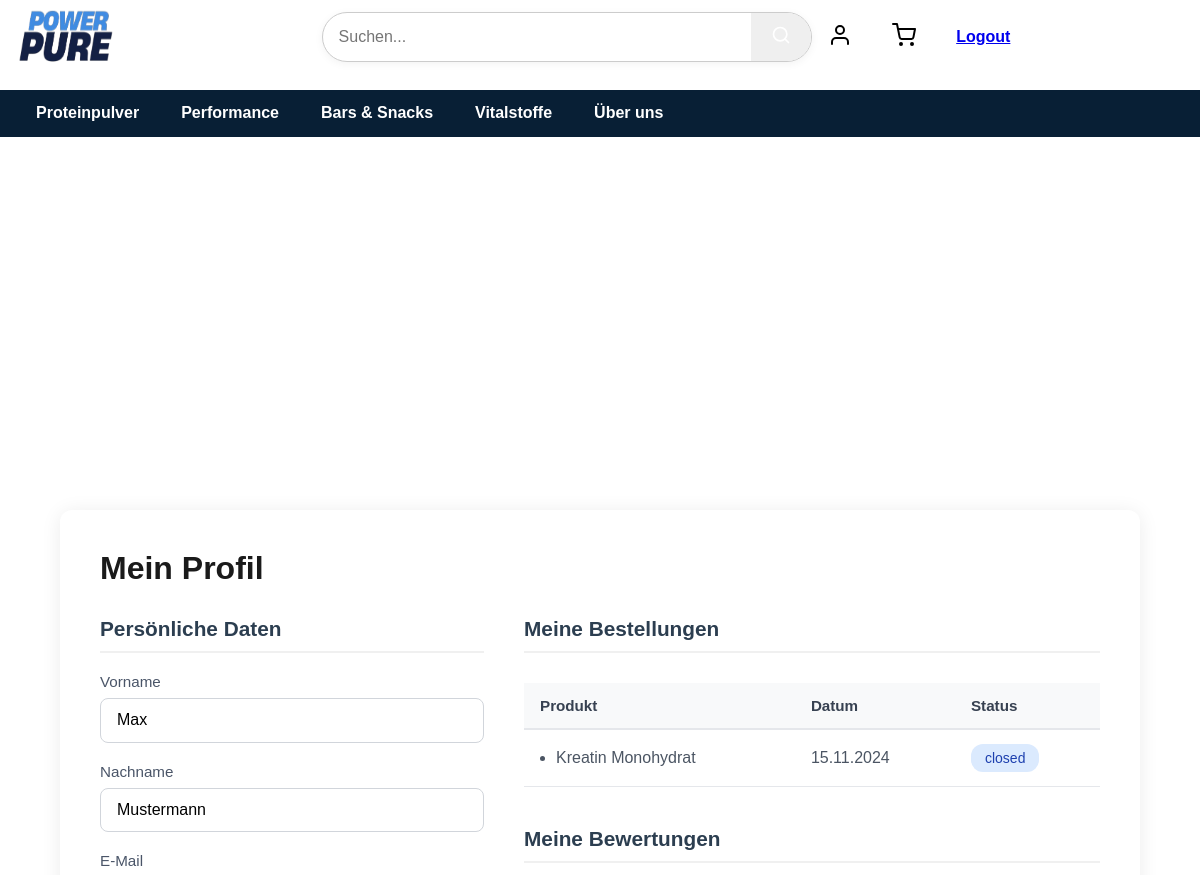
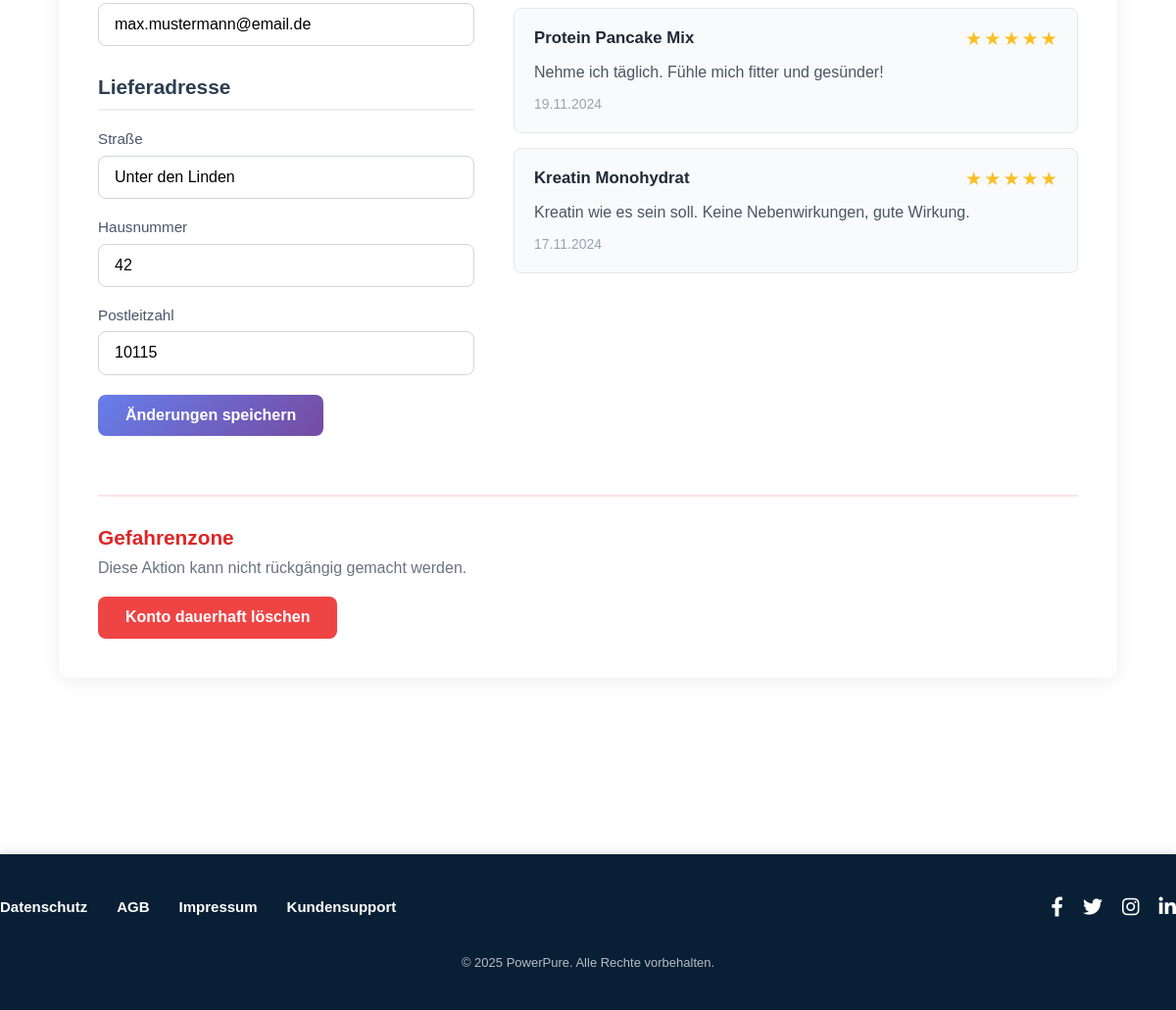
/user/profile (signed in), run on the app's committed database (2 pictures, top to bottom).
### tables this page shows
CREATE TABLE `Users` (
                         `user_id` int(11) NOT NULL,
                         `first_name` varchar(50) NOT NULL,
                         `last_name` varchar(50) NOT NULL,
                         `email` varchar(100) NOT NULL,
                         `address_id` int(11) NOT NULL,
                         `password_hash` varchar(255) NOT NULL
);

CREATE TABLE `Addresses` (
                             `address_id` int(11) NOT NULL,
                             `zip_code` varchar(10) NOT NULL,
                             `house_number` varchar(10) NOT NULL,
                             `street` varchar(100) NOT NULL
);

CREATE TABLE `OrderItems` (
                              `order_id` int(11) NOT NULL,
                              `product_id` int(11) NOT NULL,
                              `product_amount` int(11) NOT NULL,
                              `order_total` decimal(10,2) NOT NULL
);

CREATE TABLE `Products` (
                            `product_id` int(11) NOT NULL,
                            `product_name` varchar(200) NOT NULL,
                            `price` decimal(10,2) NOT NULL,
                            `category_id` int(11) NOT NULL,
                            `inventory` int(11) NOT NULL DEFAULT 0,
                            `units_sold` int(11) NOT NULL DEFAULT 0,
                            `flavour` varchar(50) DEFAULT NULL,
                            `size` varchar(50) DEFAULT NULL,
                            `description_short` varchar(500) DEFAULT NULL,
                            `description_long` text DEFAULT NULL,
                            `asset_path` varchar(255) DEFAULT NULL
);

CREATE TABLE `Orders` (
                          `order_id` int(11) NOT NULL,
                          `order_address_id` int(11) NOT NULL,
                          `first_name` varchar(50) DEFAULT NULL,
                          `last_name` varchar(50) DEFAULT NULL,
                          `guest_email` varchar(100) DEFAULT NULL,
                          `user_id` int(11) DEFAULT NULL,
                          `date` datetime NOT NULL DEFAULT current_timestamp(),
                          `state` varchar(20) NOT NULL DEFAULT 'pending' CHECK (`state` in ('pending','paid','shipped','closed','canceled'))
);

CREATE TABLE `Ratings` (
                           `rating_id` int(11) NOT NULL,
                           `product_id` int(11) NOT NULL,
                           `user_id` int(11) NOT NULL,
                           `rating_score` int(11) NOT NULL,
                           `comment` text DEFAULT NULL,
                           `date` datetime NOT NULL DEFAULT current_timestamp()
);

### src/views/UserView.php (the view, shortened to what the rows shown need)
<?php
require_once 'src/views/mainView.php';
class UserView extends mainView {
        ?>
    <?php
    public static function profile($data = [])
    {
        $user = $data['userData'] ?? [];
        $orders = $data['orders'] ?? [];
        $ratings = $data['ratings'] ?? [];
        ?>
        <main>
            <div class="profile-wrapper">
                <div class="profile-container">
                    <h2 class="profile-title">Mein Profil</h2>
                    <div class="profile-grid">
                        <div class="profile-section">
                            <form class="profile-form" method="post" action="<?= BASE_URL ?>/user/updateUser">
                                <h3 class="section-title">Persönliche Daten</h3>
                                <div class="form-group">
                                    <label for="first_name">Vorname</label>
                                    <input type="text" id="first_name" name="first_name"
                                           placeholder="Vorname"
                                           value="<?= htmlspecialchars($user['first_name'] ?? '') ?>"
                                           required />
                                </div>
                                <div class="form-group">
                                    <label for="last_name">Nachname</label>
                                    <input type="text" id="last_name" name="last_name"
                                           placeholder="Nachname"
                                           value="<?= htmlspecialchars($user['last_name'] ?? '') ?>"
                                           required />
                                </div>
                                <div class="form-group">
                                    <label for="email">E-Mail</label>
                                    <input type="email" id="email" name="email"
                                           placeholder="E-Mail"
                                           value="<?= htmlspecialchars($user['email'] ?? '') ?>"
                                           required />
                                </div>
                                <h3 class="section-title section-title-spacing">Lieferadresse</h3>
                                <div class="form-group">
                                    <label for="street">Straße</label>
                                    <input type="text" id="street" name="street"
                                           placeholder="Straße"
                                           value="<?= htmlspecialchars($user['street'] ?? '') ?>" />
                                </div>
                                <div class="form-group">
                                    <label for="house_number">Hausnummer</label>
                                    <input type="text" id="house_number" name="house_number"
                                           placeholder="Hausnummer"
                                           value="<?= htmlspecialchars($user['house_number'] ?? '') ?>" />
                                </div>
                                <div class="form-group">
                                    <label for="zip_code">Postleitzahl</label>
                                    <input type="text" id="zip_code" name="zip_code"
                                           placeholder="PLZ"
                                           value="<?= htmlspecialchars($user['zip_code'] ?? '') ?>" />
                                </div>
                                <button type="submit" class="btn btn-primary">
                                    Änderungen speichern
                                </button>
                            </form>
                        </div>
                        <div class="profile-section profile-section-wide">
                            <div class="orders-section">
                                <h3 class="section-title">Meine Bestellungen</h3>
                                <?php if (empty($orders)): ?>
                                    <p class="empty-message">Du hast noch keine Bestellungen.</p>
                                <?php else: ?>
                                    <div class="table-responsive">
                                        <table class="orders-table">
                                            <thead>
                                            <tr>
                                                <th>Produkt</th>
                                                <th>Datum</th>
                                                <th>Status</th>
                                            </tr>
                                            </thead>
                                            <tbody>
                                            <?php foreach ($orders as $order): ?>
                                                <tr>
                                                    <td>
                                                        <?php if (!empty($order['items'])): ?>
                                                            <ul style="padding-left: 1rem;">
                                                                <?php foreach ($order['items'] as $item): ?>
                                                                    <li>
                                                                        <?= htmlspecialchars($item['product_name']) ?>
                                                                    </li>
                                                                <?php endforeach; ?>
                                                            </ul>
                                                        <?php else: ?>
                                                            <em>Keine Produkte</em>
                                                        <?php endif; ?>
                                                    </td>
                                                    <td><?= date('d.m.Y', strtotime($order['date'])) ?></td>
                                                    <td>
                                                        <span class="status-badge">
                                                            <?= htmlspecialchars($order['state']) ?>
                                                        </span>
                                                    </td>
                                                </tr>
                                            <?php endforeach; ?>
                                            </tbody>
                                        </table>
                                    </div>
                                <?php endif; ?>
                            </div>
                            <div class="ratings-section">
                                <h3 class="section-title">Meine Bewertungen</h3>
                                <?php if (empty($ratings)): ?>
                                    <p class="empty-message">Keine Bewertungen vorhanden.</p>
                                <?php else: ?>
                                    <div class="ratings-list">
                                        <?php foreach ($ratings as $rating): ?>
                                            <div class="rating-card">
                                                <div class="rating-header">
                                                    <strong class="product-name">
                                                        <?= htmlspecialchars($rating['product_name'] ?? 'Unbekanntes Produkt') ?>
                                                    </strong>
                                                    <div class="rating-score">
                                                        <?php
                                                        $score = $rating['rating_score'] ?? 0;
                                                        for ($i = 1; $i <= 5; $i++): ?>
                                                            <span class="star <?= $i <= $score ? 'star-filled' : '' ?>">★</span>
                                                        <?php endfor; ?>
                                                    </div>
                                                </div>
                                                <?php if (!empty($rating['comment'])): ?>
                                                    <p class="rating-comment">
                                                        <?= htmlspecialchars($rating['comment']) ?>
                                                    </p>
                                                <?php endif; ?>
                                                <small class="rating-date">
                                                    <?= isset($rating['date']) ? date('d.m.Y', strtotime($rating['date'])) : '' ?>
                                                </small>
                                            </div>
                                        <?php endforeach; ?>
                                    </div>
                                <?php endif; ?>
                            </div>
                        </div>
                    </div>
                    <div class="danger-zone">
                        <h3 class="danger-zone-title">Gefahrenzone</h3>
                        <p class="danger-zone-description">
                            Diese Aktion kann nicht rückgängig gemacht werden.
                        </p>
                        <form action="<?= BASE_URL ?>/user/deleteAccount" method="post"
                              onsubmit="return confirm('Möchtest du dein Konto wirklich dauerhaft löschen? Diese Aktion kann nicht rückgängig gemacht werden.');">
                            <button type="submit" class="btn btn-danger">
                                Konto dauerhaft löschen
                            </button>
                        </form>
                    </div>
                </div>
            </div>
        </main>
        <?php
    }
}

### data on the page
users: first_name "Max", last_name "Mustermann", email "max.mustermann@email.de", street "Unter den Linden", house_number "42", zip_code "10115"
orders: date "15.11.2024", state "closed"
orderitems: product.product_name "Kreatin Monohydrat"
ratings: product.product_name "Protein Pancake Mix", comment "Nehme ich täglich. Fühle mich fitter und gesünder!", date "19.11.2024"
ratings: product.product_name "Kreatin Monohydrat", comment "Kreatin wie es sein soll. Keine Nebenwirkungen, gute Wirkung.", date "17.11.2024"

### other printed values
$category['name'] "Proteinpulver"
$category['name'] "Performance"
$category['name'] "Bars & Snacks"
$category['name'] "Vitalstoffe"
